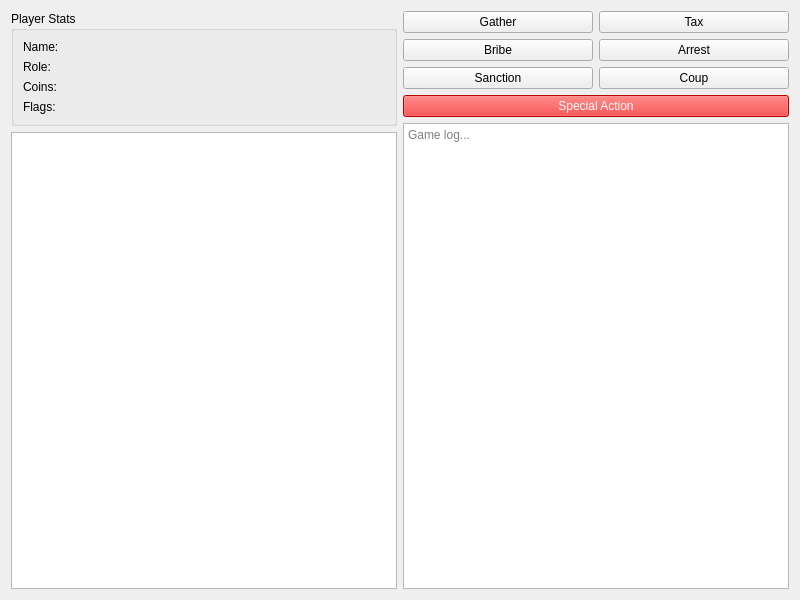
<?xml version="1.0" encoding="UTF-8"?>
<ui version="4.0">
 <class>CoupUI</class>
 <widget class="QWidget" name="CoupUI">
  <property name="geometry">
   <rect>
    <x>0</x>
    <y>0</y>
    <width>800</width>
    <height>600</height>
   </rect>
  </property>
  <property name="windowTitle">
   <string>Coup Game Interface</string>
  </property>
  <layout class="QHBoxLayout" name="mainLayout">
   <item>
    <layout class="QVBoxLayout" name="leftPanel">
     <item>
      <widget class="QGroupBox" name="playerStatsGroup">
       <property name="title">
        <string>Player Stats</string>
       </property>
       <layout class="QVBoxLayout" name="playerStatsLayout">
        <item>
         <widget class="QLabel" name="lblName">
          <property name="text">
           <string>Name: </string>
          </property>
         </widget>
        </item>
        <item>
         <widget class="QLabel" name="lblRole">
          <property name="text">
           <string>Role: </string>
          </property>
         </widget>
        </item>
        <item>
         <widget class="QLabel" name="lblCoins">
          <property name="text">
           <string>Coins: </string>
          </property>
         </widget>
        </item>
        <item>
         <widget class="QLabel" name="lblFlags">
          <property name="text">
           <string>Flags: </string>
          </property>
         </widget>
        </item>
       </layout>
      </widget>
     </item>
     <item>
      <widget class="QListWidget" name="playerList">
       <property name="minimumSize">
        <size>
         <width>200</width>
         <height>300</height>
        </size>
       </property>
      </widget>
     </item>
    </layout>
   </item>
   <item>
    <layout class="QVBoxLayout" name="rightPanel">
     <item>
      <layout class="QGridLayout" name="actionsGrid">
       <item row="0" column="0">
        <widget class="QPushButton" name="btnGather">
         <property name="text">
          <string>Gather</string>
         </property>
        </widget>
       </item>
       <item row="0" column="1">
        <widget class="QPushButton" name="btnTax">
         <property name="text">
          <string>Tax</string>
         </property>
        </widget>
       </item>
       <item row="1" column="0">
        <widget class="QPushButton" name="btnBribe">
         <property name="text">
          <string>Bribe</string>
         </property>
        </widget>
       </item>
       <item row="1" column="1">
        <widget class="QPushButton" name="btnArrest">
         <property name="text">
          <string>Arrest</string>
         </property>
        </widget>
       </item>
       <item row="2" column="0">
        <widget class="QPushButton" name="btnSanction">
         <property name="text">
          <string>Sanction</string>
         </property>
        </widget>
       </item>
       <item row="2" column="1">
        <widget class="QPushButton" name="btnCoup">
         <property name="text">
          <string>Coup</string>
         </property>
        </widget>
       </item>
       <item row="3" column="0" colspan="2">
        <widget class="QPushButton" name="btnSpecial">
         <property name="text">
          <string>Special Action</string>
         </property>
         <property name="styleSheet">
          <string>background-color: red; color: white;</string>
         </property>
        </widget>
       </item>
      </layout>
     </item>
     <item>
      <widget class="QTextEdit" name="logOutput">
       <property name="readOnly">
        <bool>true</bool>
       </property>
       <property name="placeholderText">
        <string>Game log...</string>
       </property>
      </widget>
     </item>
    </layout>
   </item>
  </layout>
 </widget>
 <resources/>
 <connections/>
</ui>
